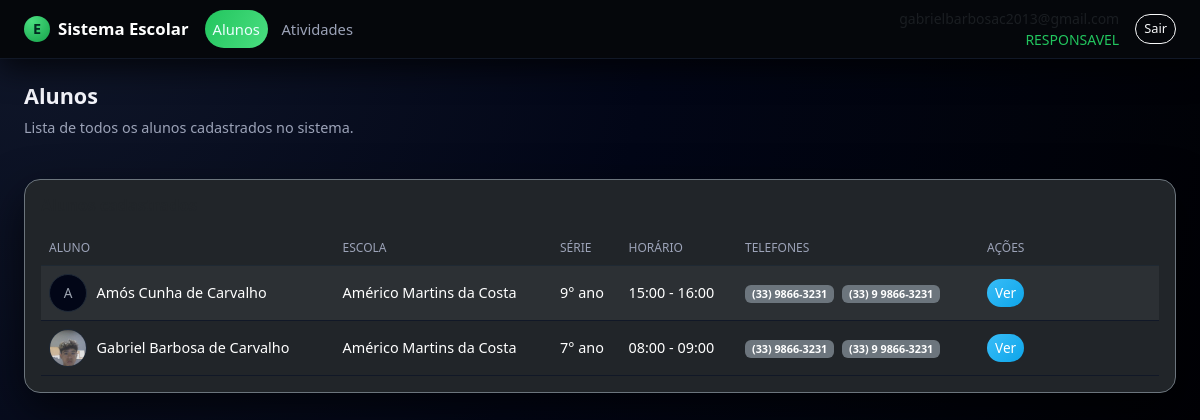
The page /alunos/ (signed in) on the database as committed earlier.
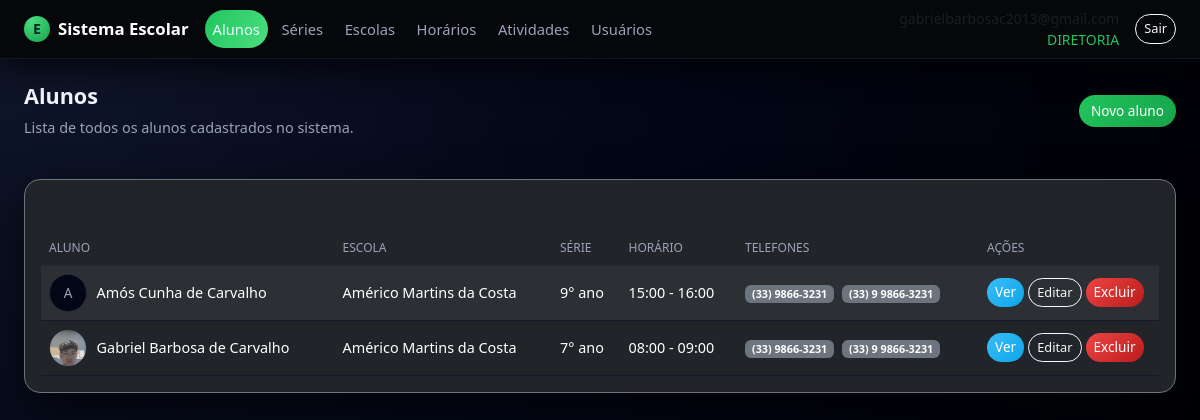
The same page on the database as committed later.
### app.py (models this page shows, shortened)
class Usuario(db.Model, UserMixin):
    __tablename__ = "usuario"
    id = db.Column(db.Integer, primary_key=True)
    email = db.Column(db.String(120), unique=True, nullable=False)
    senha_hash = db.Column(db.String(255), nullable=False)
    papel = db.Column(db.String(30), nullable=False, default="ALUNO")
    ativo = db.Column(db.Boolean, nullable=False, default=True)
    created_at = db.Column(db.DateTime, nullable=False, default=datetime.utcnow)
    aluno_id = db.Column(db.Integer, db.ForeignKey("aluno.id"), nullable=True)
    aluno = db.relationship("Aluno", lazy="joined")
    def papel_upper(self):
        return (self.papel or "").upper()
    def is_diretoria(self):
        return self.papel_upper() == "DIRETORIA"

class Aluno(db.Model):
    __tablename__ = "aluno"
    id = db.Column(db.Integer, primary_key=True)
    nome = db.Column(db.String(180), nullable=False)
    escola_id = db.Column(db.Integer, db.ForeignKey("escola.id"))
    serie_id = db.Column(db.Integer, db.ForeignKey("serie.id"))
    horario_id = db.Column(db.Integer, db.ForeignKey("horario.id"))
    telefone_cel = db.Column(db.String(30))
    telefone_fixo = db.Column(db.String(30))
    foto_path = db.Column(db.String(300))
    observacoes = db.Column(db.Text)
    naturalidade = db.Column(db.String(120))
    nacionalidade = db.Column(db.String(120))
    data_nascimento = db.Column(db.Date)
    idade = db.Column(db.Integer)
    sexo = db.Column(db.String(1))
    nome_pai = db.Column(db.String(180))
    nome_mae = db.Column(db.String(180))
    endereco = db.Column(db.String(200))
    numero = db.Column(db.String(20))
    bairro = db.Column(db.String(120))
    tem_dificuldade = db.Column(db.Boolean)
    qual_dificuldade = db.Column(db.String(255))
    toma_medicamento = db.Column(db.Boolean)
    qual_medicamento = db.Column(db.String(255))
    inicio_aulas = db.Column(db.Date)
    mensalidade_opcao = db.Column(db.String(60))
    escola = db.relationship("Escola", lazy="joined")
    serie = db.relationship("Serie", lazy="joined")
    horario = db.relationship("Horario", lazy="joined")

class Escola(db.Model):
    __tablename__ = "escola"
    id = db.Column(db.Integer, primary_key=True)
    nome = db.Column(db.String(120), nullable=False, unique=True)

class Serie(db.Model):
    __tablename__ = "serie"
    id = db.Column(db.Integer, primary_key=True)
    nome = db.Column(db.String(120), nullable=False, unique=True)

class Horario(db.Model):
    __tablename__ = "horario"
    id = db.Column(db.Integer, primary_key=True)
    hora_inicio = db.Column(db.String(5), nullable=False)  # HH:MM
    hora_fim = db.Column(db.String(5), nullable=False)      # HH:MM

### app.py (the view)
@app.route("/alunos/")
@login_required
def alunos_list():
    items = Aluno.query.order_by(Aluno.nome.asc()).all()
    return render_template("alunos/listar.html", items=items)

### app.py (called while the page is built)
@login_manager.user_loader
def load_user(uid):
    return db.session.get(Usuario, int(uid))

@app.context_processor
def inject_can():
    return dict(can=can)

### templates/alunos/listar.html
{% extends "base.html" %}
{% block content %}
<div class="page-title-row mb-3">
  <div>
    <h2>Alunos</h2>
    <div class="subtitle">Lista de todos os alunos cadastrados no sistema.</div>
  </div>
  {% if current_user.is_diretoria() %}
    <div>
      <a href="{{ url_for('alunos_novo') }}" class="btn btn-success">Novo aluno</a>
    </div>
  {% endif %}
</div>
<section class="card bg-dark border-secondary">
  <div class="card-body">
    <h5 class="card-title mb-3">Alunos cadastrados</h5>
    {% if items %}
      <div class="table-responsive">
        <table class="table table-dark table-striped align-middle">
          <thead>
            <tr>
              <th>Aluno</th>
              <th>Escola</th>
              <th>Série</th>
              <th>Horário</th>
              <th>Telefones</th>
              <th style="width: 180px;">Ações</th>
            </tr>
          </thead>
          <tbody>
          {% for a in items %}
            <tr>
              <td>
                <div class="d-flex align-items-center">
                  {% if a.foto_path %}
                    <img src="{{ url_for('static', filename=a.foto_path) }}"
                         alt="Foto de {{ a.nome }}"
                         style="width:38px; height:38px; border-radius:50%; object-fit:cover; margin-right:0.6rem; border:1px solid #1f2937;">
                  {% else %}
                    <div style="width:38px; height:38px; border-radius:50%; margin-right:0.6rem;
                                display:flex; align-items:center; justify-content:center;
                                background:#020617; border:1px solid #1f2937; font-size:0.85rem; color:#9ca3af;">
                      {{ a.nome[0]|upper }}
                    </div>
                  {% endif %}
                  <span>{{ a.nome }}</span>
                </div>
              </td>
              <td>{{ a.escola.nome if a.escola else '-' }}</td>
              <td>{{ a.serie.nome if a.serie else '-' }}</td>
              <td>
                {% if a.horario %}
                  {{ a.horario.hora_inicio }} - {{ a.horario.hora_fim }}
                {% else %}
                  -
                {% endif %}
              </td>
              <td>
                {% if a.telefone_cel %}<span class="badge bg-secondary me-1">{{ a.telefone_cel }}</span>{% endif %}
                {% if a.telefone_fixo %}<span class="badge bg-secondary">{{ a.telefone_fixo }}</span>{% endif %}
              </td>
              <td>
                <div class="d-flex gap-1">
                  <a href="{{ url_for('alunos_ver', id=a.id) }}"
                     class="btn btn-sm btn-primary">
                    Ver
                  </a>
                  {% if current_user.is_diretoria() %}
                    <a href="{{ url_for('alunos_editar', id=a.id) }}"
                       class="btn btn-sm btn-outline-light">
                      Editar
                    </a>
                    <form method="post"
                          action="{{ url_for('alunos_excluir', id=a.id) }}"
                          onsubmit="return confirm('Confirma excluir este aluno?');">
                      <button type="submit" class="btn btn-sm btn-danger">Excluir</button>
                    </form>
                  {% endif %}
                </div>
              </td>
            </tr>
          {% endfor %}
          </tbody>
        </table>
      </div>
    {% else %}
      <p class="text-muted mb-0">Nenhum aluno cadastrado.</p>
    {% endif %}
  </div>
</section>
{% endblock %}

### templates/base.html (shortened to what this page needs)
<!doctype html>
<html lang="pt-BR">
<head>
  <link
    href="https://cdn.jsdelivr.net/npm/bootstrap@5.3.3/dist/css/bootstrap.min.css"
    rel="stylesheet"
  >
  <link rel="stylesheet" href="{{ url_for('static', filename='css/style.css') }}">
</head>
<body class="app-body">
  <header class="app-navbar navbar navbar-expand-lg navbar-dark">
    <div class="container-fluid px-3 px-lg-4">
      <a class="navbar-brand d-flex align-items-center gap-2" href="{{ url_for('index') }}">
        <span class="brand-icon">E</span>
        <span class="fw-semibold">Sistema Escolar</span>
      </a>
      {% if current_user.is_authenticated %}
        <div class="collapse navbar-collapse" id="mainNav">
          <ul class="navbar-nav me-auto mb-2 mb-lg-0 app-menu">
            {% set papel = current_user.papel_upper() if current_user.is_authenticated else '' %}
            <li class="nav-item">
              <a class="nav-link {% if request.endpoint and 'alunos' in request.endpoint %}active{% endif %}"
                 href="{{ url_for('alunos_list') }}">
                Alunos
              </a>
            </li>
            {% if papel not in ['RESPONSAVEL', 'ALUNO'] %}
              <li class="nav-item">
                <a class="nav-link {% if request.endpoint and 'series_' in request.endpoint %}active{% endif %}"
                   href="{{ url_for('series_list') }}">
                  Séries
                </a>
              </li>
              <li class="nav-item">
                <a class="nav-link {% if request.endpoint and 'escolas_' in request.endpoint %}active{% endif %}"
                   href="{{ url_for('escolas_list') }}">
                  Escolas
                </a>
              </li>
              <li class="nav-item">
                <a class="nav-link {% if request.endpoint and 'horarios_' in request.endpoint %}active{% endif %}"
                   href="{{ url_for('horarios_list') }}">
                  Horários
                </a>
              </li>
            {% endif %}
            <li class="nav-item">
              <a class="nav-link {% if request.endpoint and 'atividades_' in request.endpoint %}active{% endif %}"
                 href="{{ url_for('atividades_listar') }}">
                Atividades
              </a>
            </li>
            {% if papel == 'DIRETORIA' %}
              <li class="nav-item">
                <a class="nav-link {% if request.endpoint and 'usuarios_' in request.endpoint %}active{% endif %}"
                   href="{{ url_for('usuarios_list') }}">
                  Usuários
                </a>
              </li>
            {% endif %}
          </ul>
          <div class="d-flex align-items-center gap-3">
            <div class="text-end small text-muted d-none d-md-block">
              <div>{{ current_user.email }}</div>
              <div class="text-accent">{{ current_user.papel_upper() }}</div>
            </div>
            <form method="post" action="{{ url_for('logout') }}">
              <button class="btn btn-sm btn-outline-light" type="submit">Sair</button>
            </form>
          </div>
        </div>
      {% endif %}
    </div>
  </header>
  <main class="app-main container-fluid px-3 px-lg-4 py-4">
    <div class="page-wrapper">
      {% block content %}{% endblock %}
    </div>
  </main>
</body>
</html>

### static/css/style.css (style rules this page uses)
:root { --bg-body: #05070b; --bg-elevated: #10141f; --bg-elevated-soft: #181d2a; --bg-navbar: #05070b; --border-soft: #262c3c; --text-main: #f4f5fb; --text-muted: #9ca3b8; --accent: #22c55e; --accent-soft: rgba(34, 197, 94, 0.15); --danger-soft: rgba(239, 68, 68, 0.15); --radius-lg: 16px; --radius-md: 10px; --shadow-soft: 0 18px 45px rgba(0, 0, 0, 0.65); }
.app-body { background: radial-gradient(circle at top left, #10172a 0, #020617 45%, #000 100%); color: var(--text-main); min-height: 100vh; font-family: system-ui, -apple-system, BlinkMacSystemFont, "Segoe UI", sans-serif; }
.app-navbar { background-color: var(--bg-navbar); border-bottom: 1px solid #111827; box-shadow: 0 10px 30px rgba(0, 0, 0, 0.7); position: sticky; top: 0; z-index: 1030; }
.app-navbar .navbar-brand { font-size: 1.05rem; }
.brand-icon { width: 26px; height: 26px; border-radius: 999px; background: radial-gradient(circle at 30% 20%, #4ade80, #16a34a); display: inline-flex; align-items: center; justify-content: center; font-size: 0.9rem; font-weight: 700; color: #022c22; }
.app-menu .nav-link { font-size: 0.92rem; color: var(--text-muted); padding-inline: 0.9rem; border-radius: 999px; margin-right: 0.35rem; transition: all 0.18s ease-out; }
.app-menu .nav-link.active { color: #ecfeff; background: linear-gradient(120deg, #22c55e, #4ade80); }
.app-main { color: var(--text-main); max-width: 1200px; margin-inline: auto; }
.page-wrapper { display: flex; flex-direction: column; gap: 1.5rem; }
.card { background-color: var(--bg-elevated); border-radius: var(--radius-lg); border: 1px solid var(--border-soft); box-shadow: var(--shadow-soft); }
.card-title { font-size: 1rem; font-weight: 600; }
.page-title-row { display: flex; align-items: center; justify-content: space-between; gap: 1rem; }
.page-title-row h2 { font-size: 1.35rem; font-weight: 600; }
.page-title-row .subtitle { font-size: 0.9rem; color: var(--text-muted); }
.table { color: var(--text-main); font-size: 0.9rem; margin-bottom: 0; }
.table thead { background: linear-gradient(90deg, #020617, #020617); }
.table thead th { color: #9ca3b8; border-bottom: 1px solid #1f2933 !important; font-weight: 500; text-transform: uppercase; font-size: 0.75rem; }
.table tbody tr { background-color: var(--bg-elevated-soft); }
.table tbody tr:nth-child(even) { background-color: #050816; }
.table td, .table th { border-color: #111827 !important; }
.btn { border-radius: 999px; font-size: 0.85rem; }
.btn-success { background: linear-gradient(135deg, #22c55e, #16a34a); border: none; }
.btn-primary { background: linear-gradient(135deg, #38bdf8, #0ea5e9); border: none; }
.btn-outline-light { border-radius: 999px; font-size: 0.8rem; }
.btn-danger { background: linear-gradient(135deg, #ef4444, #b91c1c); border: none; }
.text-accent { color: var(--accent); }

Rows that differ between the two databases and show on the page:
changed Usuario "gabrielbarbosac2013@gmail.com": papel "RESPONSAVEL" → "DIRETORIA" (drawn); papel_upper "RESPONSAVEL" → "DIRETORIA"
shown differently, row unchanged: Aluno "Amós Cunha de Carvalho": now shows "Editar Excluir"
shown differently, row unchanged: Aluno "Gabriel Barbosa de Carvalho": now shows "Editar Excluir"
Other text that changed with them:
text now shown: "Séries Escolas Horários Usuários Novo aluno"
